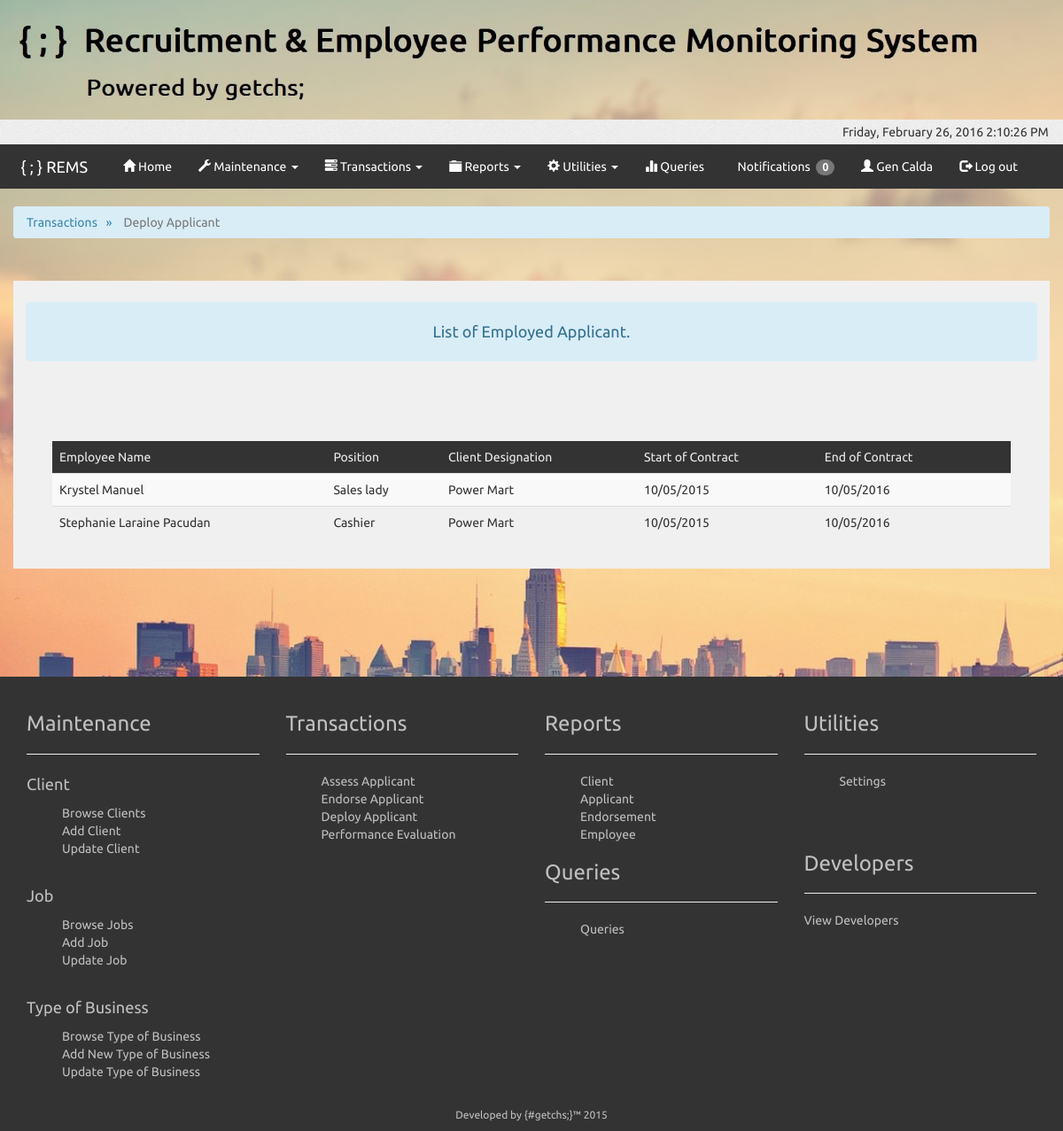
Screenshot of /user/admin/transactions/employedApplicant.php?token=f4d5b76a2418eba4baeabc1ed9142b54 (signed in) with the database file from the repository.
### tables this page shows
CREATE TABLE `tbl_picture` (
  `picId` int(1) NOT NULL,
  `filename` varchar(250) NOT NULL,
  `picDesc` varchar(5000) NOT NULL,
  `agencyAddress` varchar(1000) NOT NULL
);

CREATE TABLE `tbl_contract` (
  `contractId` int(6) NOT NULL,
  `clientId` int(6) DEFAULT NULL,
  `employeeId` int(6) DEFAULT NULL,
  `contractStartDate` date DEFAULT NULL,
  `contractEndDate` date DEFAULT NULL,
  `contractStatus` varchar(150) NOT NULL
);

CREATE TABLE `tbl_basic_info` (
  `basicId` int(6) NOT NULL,
  `clientId` int(6) DEFAULT NULL,
  `basicPicture` varchar(250) DEFAULT NULL,
  `basicLastName` varchar(250) NOT NULL,
  `basicFirstName` varchar(250) NOT NULL,
  `basicMiddleName` varchar(250) DEFAULT NULL,
  `basicExtName` varchar(20) DEFAULT NULL,
  `basicEmail` varchar(250) NOT NULL,
  `basicDob` date DEFAULT NULL,
  `basicBirthPlace` varchar(500) DEFAULT NULL,
  `remsValue` char(250) DEFAULT NULL,
  `basicNotes` varchar(50000) DEFAULT NULL,
  `basicPosition` varchar(250) DEFAULT NULL
);

CREATE TABLE `tbl_job_posting` (
  `jobPostingId` int(6) NOT NULL,
  `clientId` int(6) NOT NULL,
  `jobName` varchar(250) NOT NULL,
  `jobDescription` varchar(500) DEFAULT NULL,
  `jobStatus` int(1) NOT NULL,
  `jobVacancy` int(5) DEFAULT NULL
);

CREATE TABLE `tbl_client` (
  `clientId` int(6) NOT NULL,
  `typeOfBusinessId` int(6) NOT NULL,
  `clientName` varchar(250) NOT NULL,
  `clientEmail` varchar(250) NOT NULL,
  `clientNotes` varchar(500) DEFAULT NULL,
  `clientAccessCode` varchar(20) DEFAULT NULL
);

### user/admin/transactions/employedApplicant.php (the view, shortened to what this page needs)
<?php
	$root = realpath(dirname(__FILE__) . '/../../..');
	include($root . '/include/header.php');
	include ('../adminNav.php');
?>
	<div class='container-fluid content'>
		<ul class="breadcrumb">
			<li>Transactions</li>&nbsp;&nbsp;&nbsp;<span class="divider">&raquo;</span>&nbsp;&nbsp;&nbsp;
			<li class="active">Deploy Applicant</li>
		</ul>
	</div>
	<div class="container-fluid">
		<div class="col-md-12 wrapper-background">
			<h4 class="alert-info well-lg">List of Employed Applicant.</h4>
			<br /><br />
			<div class='container-fluid content'>
					<div class="container-fluid table-responsive content">
			<br /><br />
			<?php
					$result = mysql_query("SELECT *
											FROM tbl_contract
											LEFT JOIN tbl_employee
											ON tbl_employee.employeeId = tbl_contract.employeeId
											LEFT JOIN tbl_job_posting
											ON tbl_employee.jobPostingId = tbl_job_posting.jobPostingId
											LEFT JOIN tbl_client
											ON tbl_client.clientId = tbl_job_posting.clientId
											LEFT JOIN tbl_applicant
											ON tbl_applicant.applicantId = tbl_employee.applicantId
											LEFT JOIN tbl_basic_info
											ON tbl_applicant.basicId = tbl_basic_info.basicId
											WHERE tbl_contract.employeeId IS NOT NULL
											AND tbl_contract.contractStatus = 'on-going'
											OR tbl_contract.contractStatus = 'renewed'
										");
					echo "<table class='table table-hover table-striped'>";
					echo"<thead class='tablehead'>
						<tr>
							<td>Employee Name</td>
							<td>Position</td>
							<td>Client Designation</td>
							<td>Start of Contract</td>
							<td>End of Contract</td>
							<td></td>
						</tr>
					</thead>";
					while($row = mysql_fetch_array($result))
					{
						$tran = md5('transaction');
						$appID = $row['applicantId'];
						$jobpostingID = $row['jobPostingId'];
						$employeeID = $row['employeeId'];
						$contractStatus = $row['contractStatus'];
						echo "<tr>";
						echo "<td>".$row['basicFirstName']." ".$row['basicLastName']."</td>";
						echo "<td>".$row['jobName']."</td>";
						echo "<td>".$row['clientName']."</td>";
						$var_start_contract_to_format=date_create($row['contractStartDate']);
								$var_start_contract_formatted=date_format($var_start_contract_to_format,'m/d/Y');
								echo "<td>" . $var_start_contract_formatted . "</td>";
								$var_start_contract_to_format=date_create($row['contractEndDate']);
								$var_start_contract_formatted=date_format($var_start_contract_to_format,'m/d/Y');
								echo "<td>" . $var_start_contract_formatted . "</td>";
						$date = date("Y/m/d");
						$start = new DateTime($date);
						$end = $row['contractEndDate'];
						$end = new DateTime($end);
						$interval = $start ->diff($end);
						$weeks = (int)(($interval->days) / 7);
						if($weeks<=1 && $contractStatus=="on-going")
						{
							echo "
							<td>
								<form method='POST' action='renewEmployeeContract.php?token=$tran'>
								<input type='hidden' name='applicantID' value= '$appID'>
								<input type='hidden' name='jobpostingID' value= '$jobpostingID'>
								<input type='hidden' name='employeeID' value= '$employeeID'>
								<button type='submit'
														class='btn btn-success'
														name ='renewEmployee'
														id='renewEmployee'>
														Renew Contract
								</button>
								</form>
								</td>";
						}
						else if ($weeks<=1 && $contractStatus=="renewed")
						{
							echo "<td>Contract Renewed</td>";
						}
						else
						{
							echo "<td></td>";
						}
						echo "</tr>";
					}
					echo "</table>";
				?>
			</div>
			</div>
		</div>
	</div>
	<br /><br /><br />
<?php
	include ('../footer.php');
?>

### include/header.php (shortened to what this page needs)
<!DOCTYPE html>
<html lang="en" class="no-js">
	<head>
            <?php
                $token = $_GET['token'];
                if($token == md5('home') || $token == md5('about') || $token == md5('newsandinformation') || $token == md5('jobopportunities'))
                {
                    include_once 'link.php';
                }
				else if($token == md5('contact') || $token == md5('application') || $token == md5('register') || $token == md5('login') || $token == md5('index'))
				{
					 include_once 'link.php';
				}
                else if($token ==  md5('image') || $token == md5('pdf') || $token == md5('terms') || $token == md5('failed'))
                {
                    include_once 'link.php';
                }
                else
                {
                	include_once 'linkTwo.php';
                }
            ?>
	</head>
	<body >
		<div class='container-fluid heading' >
			<div class='time'>
				<div id="clockbox"></div>
			</div>
		</div>

### include/linkTwo.php (shortened to what this page needs)
<?php
		$query1= mysql_query("SELECT * FROM tbl_picture WHERE picId = 1");
		while($row = mysql_fetch_array($query1))
		{
				$filename = $row['filename'];
		}
?>
<link rel="stylesheet" href="../../../stylesheet/bootstrap.min.css">
<link href="../../../stylesheet/style.css" media="screen" rel="stylesheet">
<link href="../../../stylesheet/jquery-ui-1.8.20.custom.css" rel="stylesheet">
<center>
	<img class="img-responsive" src="../../../<?php echo $filename;?>"  width="100%">
</center>

### user/admin/adminNav.php (shortened to what this page needs)
<?php
$home = md5('index');
$main = md5('maintenance');
$repo = md5('reports');
$util = md5('utilities');
$query = md5('queries');
if(!isset($_GET['token']))
{
	$index = "";
	$out = "";
	$maintenance = "";
	$transactions = "";
	$reports = "";
	$utilities = "";
	header('Location: ../index.php?token='.$home.'');
}
else if($_GET['token'] == md5('transaction'))
{
	$index = "../";
	$maintenance = "../maintenance/";
	$transactions = "";
	$reports = "../reports/";
	$utilities = "../utilities/";
	$queries = "../queries/";
	$logout = "../../../";
}
?>
<nav class="navbar navbar-default" id="sticky_navigation">
	<div class="container-fluid">
    	<div class="navbar-header">
			<div class="nav navbar-nav">
				<li class="thisOne"><a class="navbar-brand" href="<?php echo $index; ?>index.php?token=<?php echo $home; ?>">&nbsp; { ; } REMS</a></li>
			</div>
	   	</div>
    	<div class="collapse navbar-collapse" id="myNavbar">
      		<ul class="nav navbar-nav">
      				<li>&nbsp;&nbsp;&nbsp;</li>
  					<li><a href="<?php echo $index; ?>index.php?token=<?php echo $home; ?>"><span class="glyphicon glyphicon-home"></span> Home</a></li>
		        	<li class="dropdown">
		          		<a class="dropdown-toggle" data-toggle="dropdown" href="#">
		          			<span class="glyphicon glyphicon-wrench"></span> Maintenance
		          			<span class="caret"></span>
		          		</a>
		        	</li>
		        	<li class="dropdown">
		          		<a class="dropdown-toggle" data-toggle="dropdown" href="#">
		          			<span class="glyphicon glyphicon-tasks"></span> Transactions
		          			<span class="caret"></span>
		          		</a>
		        	</li>
		        	<li class="dropdown">
		          		<a class="dropdown-toggle" data-toggle="dropdown" href="#">
		          			<span class="glyphicon glyphicon-folder-close"></span> Reports
		          			<span class="caret"></span>
		          		</a>
		        	</li>
					<li class="dropdown">
		          		<a class="dropdown-toggle" data-toggle="dropdown" href="#">
		          			<span class="glyphicon glyphicon-cog"></span> Utilities
		          			<span class="caret"></span>
		          		</a>
		        	</li>
					<li><a href="<?php echo $queries; ?>query.php?token=<?php echo $query; ?>"><span class="glyphicon glyphicon-stats"></span> Queries</a></li>
			</ul>
			<ul class="nav navbar-nav navbar-right">
				<li><a href="<?php echo $logout; ?>config/logOut.php"><span class="glyphicon glyphicon-log-out"></span> Log out</a></li>
			</ul>
			<ul class="nav navbar-nav navbar-right">
				<li><a href="#"><span class="glyphicon glyphicon-user"></span> <?php echo $_SESSION['login_user'] ?></a></li>
			</ul>
			<ul class="nav navbar-nav navbar-right">
				<li>
					<a href="#" data-toggle="modal" onclick="resetNotif();" id="notif" data-target="#adminNotifModal">Notifications&nbsp;&nbsp;<span class="badge badge">
					<div id="content">
					<?php include ('notif.php');?>
					</div>
					</span></a>
				</li>
			</ul>
		</div>
  	</div>
</nav>

### user/admin/notif.php (shortened to what this page needs)
<?php
$sql1 =  mysql_query("SELECT * FROM tbl_notification WHERE notifStatus = 'bagongNotif' AND notifUser = 'admin'");
$counter = mysql_num_rows($sql1);
?>
<?php echo $counter;?>

### user/admin/footer.php
<div>
	<br />
</div>
		<footer class="footer container-fluid col-md-12">
			<div class="col-md-3">
				<br />
					<strong><h3>Maintenance</h3></strong>
					<hr>
					<p style="font-size: 1.3em;">Client</p>
						<ul>
							<li><a href="<?php echo $maintenance; ?>client.php?token=<?php echo $main; ?>" style="color: #c0c0c0;" >Browse Clients</a></li>
							<li><a href="<?php echo $maintenance; ?>clientAdd.php?token=<?php echo $main; ?>" style="color: #c0c0c0;">Add Client</a></li>
							<li><a href="<?php echo $maintenance; ?>clientUpdate.php?token=<?php echo $main; ?>" style="color: #c0c0c0;">Update Client</a><li>
						</ul>
				<br />
					<p style="font-size: 1.3em;">Job</p>
						<ul>
							<li><a href="<?php echo $maintenance; ?>job.php?token=<?php echo $main; ?>" style="color: #c0c0c0;" >Browse Jobs</a></li>
							<li><a href="<?php echo $maintenance; ?>jobPostingAdd.php?token=<?php echo $main; ?>" style="color: #c0c0c0;">Add Job</a></li>
							<li><a href="<?php echo $maintenance; ?>jobUpdate.php?token=<?php echo $main; ?>" style="color: #c0c0c0;">Update Job</a><li>
						</ul>
				<br />
					<p style="font-size: 1.3em;">Type of Business</p>
						<ul>
							<li><a href="<?php echo $maintenance; ?>typeOfBusiness.php?token=<?php echo $main; ?>" style="color: #c0c0c0;" >Browse Type of Business</a></li>
							<li><a href="<?php echo $maintenance; ?>typeOfBusinessAdd.php?token=<?php echo $main; ?>" style="color: #c0c0c0;">Add New Type of Business</a></li>
							<li><a href="<?php echo $maintenance; ?>typeOfBusinessUpdate.php?token=<?php echo $main; ?>" style="color: #c0c0c0;">Update Type of Business</a><li>
						</ul>
			</div>
			<div class="col-md-3">
				<br />
					<strong><h3>Transactions</h3></strong>
					<hr>
						<ul>
							<li><a href="<?php echo $transactions; ?>assessApplicant.php?token=<?php echo $tran; ?>" style="color: #c0c0c0;" >Assess Applicant</a></li>
							<li><a href="<?php echo $transactions; ?>endorse.php?token=<?php echo $tran; ?>" style="color: #c0c0c0;">Endorse Applicant</a></li>
							<li><a href="<?php echo $transactions; ?>deploy.php?token=<?php echo $tran; ?>" style="color: #c0c0c0;">Deploy Applicant</a><li>
							<li><a href="<?php echo $transactions; ?>PEvaluation.php?token=<?php echo $tran; ?>" style="color: #c0c0c0;">Performance Evaluation</a><li>
						</ul>
			</div>
			<div class="col-md-3">
				<br />
					<strong><h3>Reports</h3></strong>
					<hr>
						<ul>
							<li><a href="<?php echo $reports; ?>clientReports.php?token=<?php echo $repo; ?>" style="color: #c0c0c0;">Client</a></li>
				            <li><a href="<?php echo $reports; ?>applicantReports.php?token=<?php echo $repo; ?>" style="color: #c0c0c0;">Applicant</a></li>
				            <li><a href="<?php echo $reports; ?>endorsementReports.php?token=<?php echo $repo; ?>" style="color: #c0c0c0;">Endorsement</a></li>
				            <li><a href="<?php echo $reports; ?>employeeReports.php?token=<?php echo $repo; ?>" style="color: #c0c0c0;">Employee</a></li>
						</ul>
					<strong><h3>Queries</h3></strong>
					<hr>
						<ul>
							<li><a href="<?php echo $queries; ?>query.php?token=<?php echo $query; ?>"style="color: #c0c0c0;"> Queries</a></li>
						</ul>
			</div>
			<div class="col-md-3">
				<br />
					<strong><h3>Utilities</h3></strong>
					<hr>
						<ul>
							 <li><a href="<?php echo $utilities; ?>settings.php?token=<?php echo $util; ?>" style="color: #c0c0c0;">Settings</a></li>
						</ul>
				<br /><br />
					<strong><h3>Developers</h3></strong>
					<hr>
							<a href="developers.php?token=<?php echo $home; ?>" style="color: #c0c0c0;">View Developers</a>
			</div>
			<div class="col-md-12">
				<br />
				<p class="footerContent">
					Developed by <a href="developers.php?token=<?php echo $home; ?>" style="color: #c0c0c0;">{#getchs;}</a>&trade; 2015
				</p>
			</div>
		</footer>
	</body>
</html>

### stylesheet/style.css (style rules this page uses)
body { font-family: ubuntu; background-attachment: fixed; background-size: cover; background-color: #f0f0f0; }
.wrapper-background { background-color: #f0f0f0; margin-bottom: 3em; margin-top: 2em; padding:1em; }
.heading { height: 2em; background-image: url('../image/ubuntuClean.jpg'); color: #f0f0f0; }
.time { background-color: transparent; color:#333333; width:auto; padding: .1em; float: right; }
.time { height: 100%; text-align: right; padding-top: .3em; }
.img-responsive { display: block; max-width: 100%; height: auto; }
.footer { height:auto; width: 100%; background-color: #333333; position: relative; color: #c0c0c0; text-align: left; }
.footerContent { font-family: ubuntu; font-size: 12px; color: #c0c0c0; text-align: center; }
a:link { color:#333333; text-decoration: none; }
h2, h4 { font-family: ubuntu; }
.breadcrumb { color: #3a87ad; background-color: #d9edf7; border-color: #bce8f1; }
.tablehead { color: #eee; background-color: #333333; }
.navbar-default { background-color: #333333; border-width: 0em; width: 100%; padding-right:1.5em; border-radius: 0em; z-index: 3; }
.navbar-default .navbar-nav > li > a { color: #fff; }
@media (min-width: 461px) { .navbar-default .navbar-header .navbar-nav .thisOne { display: none; } }
@media (min-width: 992px) { .navbar-default .navbar-header .navbar-nav .thisOne { display: block; } }
ul { list-style-type: none; }
h4 { text-align: center; }
.alert-info { text-align: center; }

### rows the page displays
tbl_picture: filename (picture)
tbl_contract: tbl_basic_info.basicFirstName "Krystel", tbl_basic_info.basicLastName "Manuel", tbl_job_posting.jobName "Sales lady", tbl_client.clientName "Power Mart", contractStartDate "10/05/2015", contractEndDate "10/05/2016"
tbl_contract: tbl_basic_info.basicFirstName "Stephanie Laraine", tbl_basic_info.basicLastName "Pacudan", tbl_job_posting.jobName "Cashier", tbl_client.clientName "Power Mart", contractStartDate "10/05/2015", contractEndDate "10/05/2016"

### other values shown
$_SESSION['login_user'] "Gen Calda"
$counter "0"
